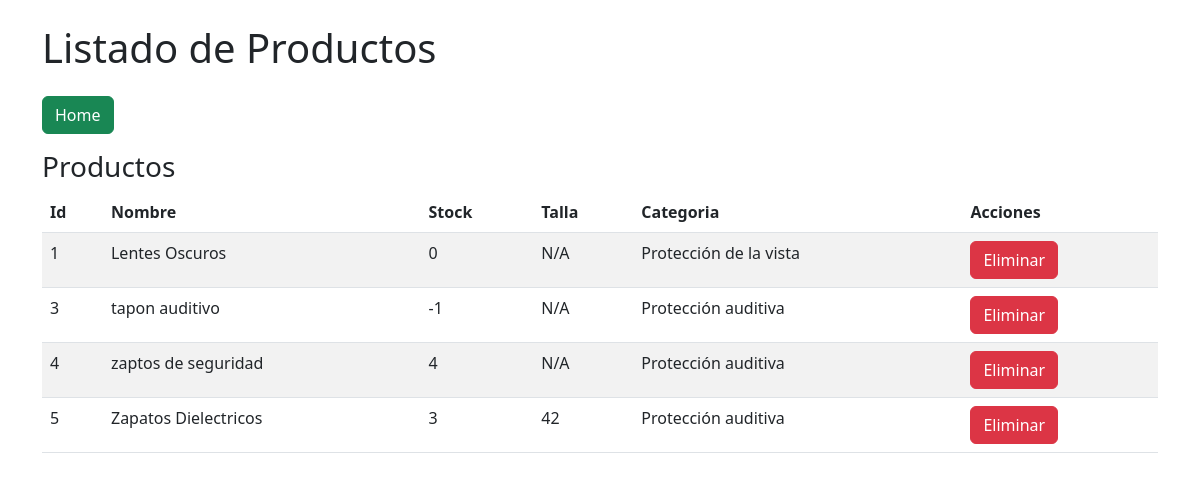
/productos/, run on the app's committed database.
### epp/models.py (models this page shows, shortened)
class Producto(models.Model):
    TALLAS = [
        ("N/A", "N/A"), ("XS", "XS"), ("S", "S"), ("M", "M"), ("L", "L"), ("XL", "XL"), ("XXL", "XXL"),
        ("32", "32"), ("34", "34"), ("36", "36"), ("38", "38"), ("40", "40"), ("42", "42"), ("44", "44"),
        ("46", "46"), ("48", "48"), ("50", "50"), ("52", "52"), ("54", "54"), ("56", "56"), ("58", "58"),
    ]
    id = models.AutoField(primary_key=True)
    nombre = models.CharField(max_length=100)
    stock = models.IntegerField()
    talla = models.CharField(max_length=4, choices=TALLAS, default="N/A")
    categoria = models.ForeignKey(Categoria, on_delete=models.CASCADE)

class Categoria(models.Model):
    id = models.AutoField(primary_key=True)
    nombre = models.CharField(max_length=100)
    def __str__(self):
        return self.nombre

### epp/views.py (the view)
# urls.py: path('productos/', listado_productos, name='listado_productos'),
def listado_productos(request):
    productos = Producto.objects.all()
    return render(request, 'home/lista_productos.html', {'productos': productos})

### templates/home/lista_productos.html (shortened to what this page needs)
<!DOCTYPE html>
<html>
<head>
    <link rel="stylesheet" href="https://cdn.jsdelivr.net/npm/bootstrap@5.3.0/dist/css/bootstrap.min.css">
</head>
<body class="container mt-4">
    <h1 class="mb-4">Listado de Productos</h1>
    <div class="mb-3">
        <a class="btn btn-success" href="/">Home</a>
    </div>
    <h3>Productos</h3>
    <table class="table table-striped">
        <thead>
            <tr>
                <th>Id</th>
                <th>Nombre</th>
                <th>Stock</th>
                <th>Talla</th>
                <th>Categoria</th>
                <th>Acciones</th>
            </tr>
        </thead>
        <tbody>
            {% for p in productos %}
            <tr>
                <td>{{ p.id }}</td>
                <td>{{ p.nombre}}</td>
                <td>{{ p.stock }}</td>
                <td>{{ p.talla }}</td>
                <td>{{ p.categoria }}</td>
                <td>
                    <a href="{% url 'eliminar_producto' p.id %}" onclick="return confirm('¿Estás seguro de eliminar este producto?')" class='btn btn-danger'>Eliminar</a>
                </td>
            </tr>
            {% endfor %}
        </tbody>
    </table>
</body>
</html>

### data on the page
Producto: id "1", nombre "Lentes Oscuros", stock "0", talla "N/A", categoria "Protección de la vista"
Producto: id "3", nombre "tapon auditivo", stock "-1", talla "N/A", categoria "Protección auditiva"
Producto: id "4", nombre "zaptos de seguridad", stock "4", talla "N/A", categoria "Protección auditiva"
Producto: id "5", nombre "Zapatos Dielectricos", stock "3", talla "42", categoria "Protección auditiva"
